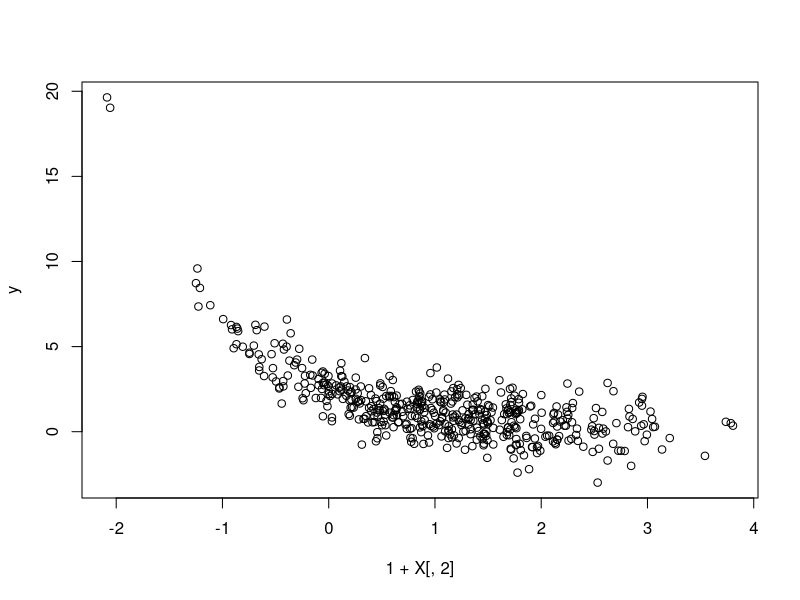
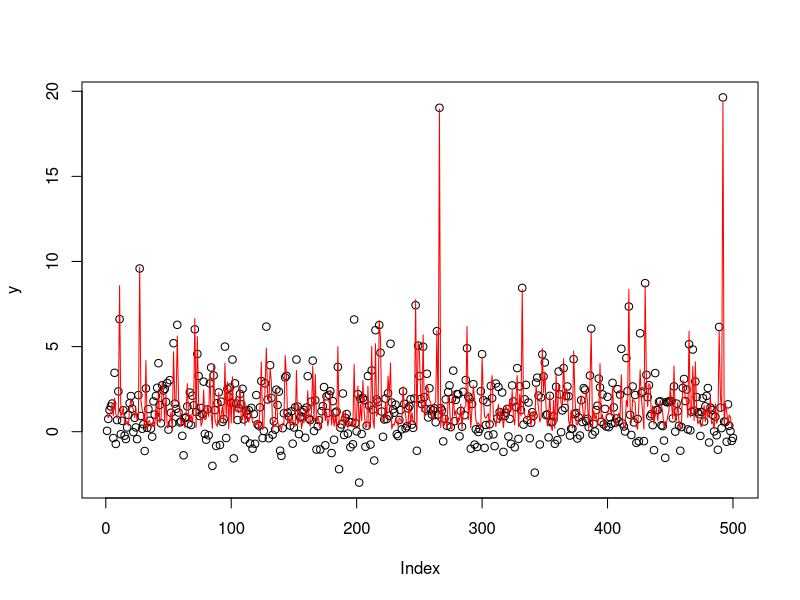
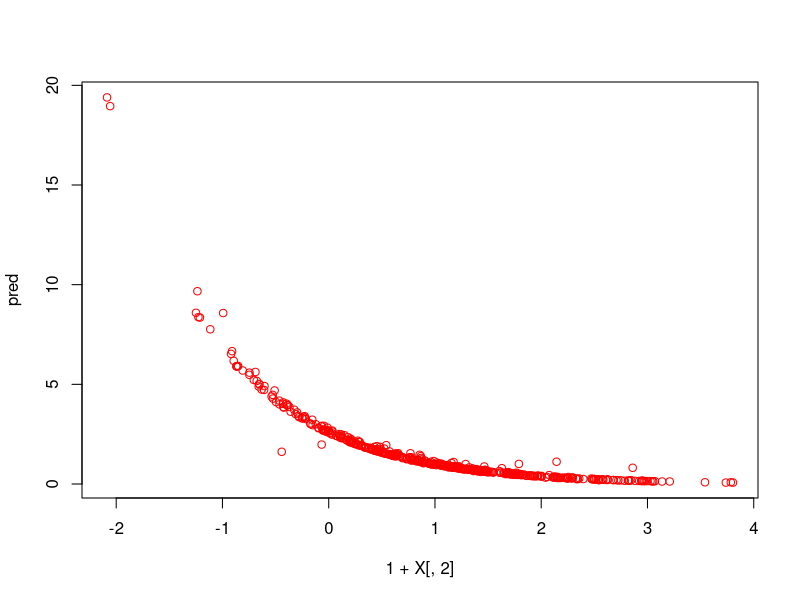

The R source for these figures, in order:
# number of samples to generate
n <- 500

# regressors with intercept
X <- cbind(rep(1, n), rnorm(n))

# true state
beta <- c(0.1, 1)

# observations wit normal error
y <- exp(-(X %*% beta)) + rnorm(n, sd=1)

# plot data, non linear!
plot( 1 + X[,2], y)

# state transition matrix is the identity:
stateTransition <- diag(c(1,1))

# 2 states
n_state <- ncol(stateTransition)

# init variable to store the states in loop
state <- matrix(0, ncol=n_state, nrow=n)

# process noise is the identity
#processNoise <- diag(c(1,1))
processNoise <- diag(c(0, 0))
# measurement noise is 1
measurementNoise <- 1
S <- diag(rep(1, n_state))
m <- 0
# iterate
for(i in 2:n){

  # predict
  m_ <- stateTransition %*% state[i-1, ]
  S_ <- stateTransition %*% S %*% t(stateTransition) + processNoise

  # update equations, drop = false preseves the structure of the matrix, otherwise R would
  # turn it into a vector
  v <- y[i] - exp(-(X[i,,drop=FALSE] %*% m_))

  # Jakobian of the model
  H <- -X[i,,drop=FALSE] * exp(-(X[i,,drop=FALSE] %*% m_))[1]

  # computations according to model
  S <- H  %*% S_ %*% t(H) + measurementNoise
  K <- S_ %*% t(H) %*% solve(S)
  m <- m_ + K %*% v
  #S <- S_ - K %*% S %*% t(K)
  S <- S_ - K %*% H %*% S_
  # save state
  state[i,] <- m
}

# generate predictions according to estimated state
pred <- numeric(n)
for(i in 1:n){
  pred[i] <- exp(-(X[i,]%*%state[i,]))
}

# plot results
plot(y)
lines(pred, col='red')

plot( 1 + X[,2], pred, col='red')
